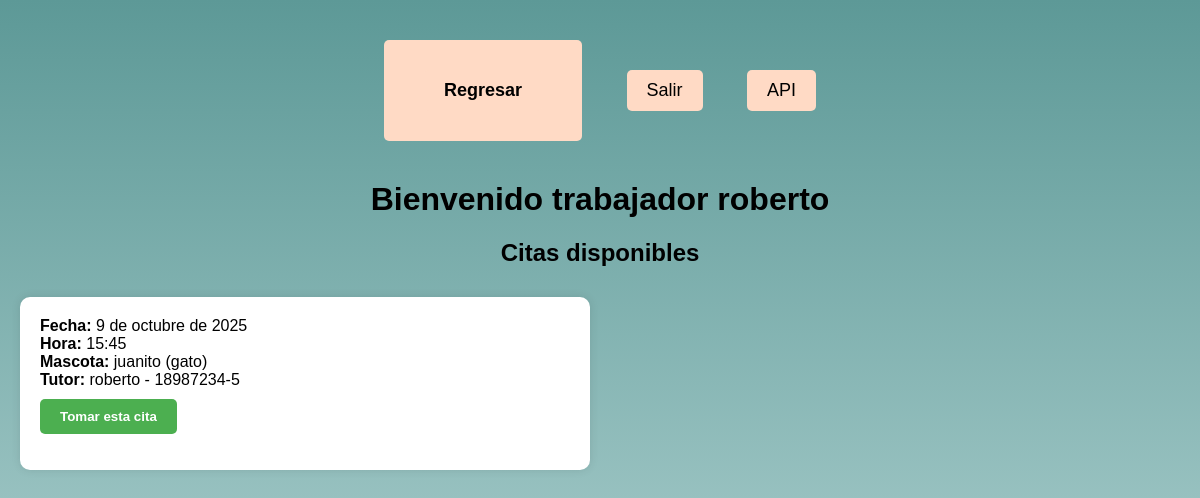
The app's page /Trabajadores/ (signed in), older data.
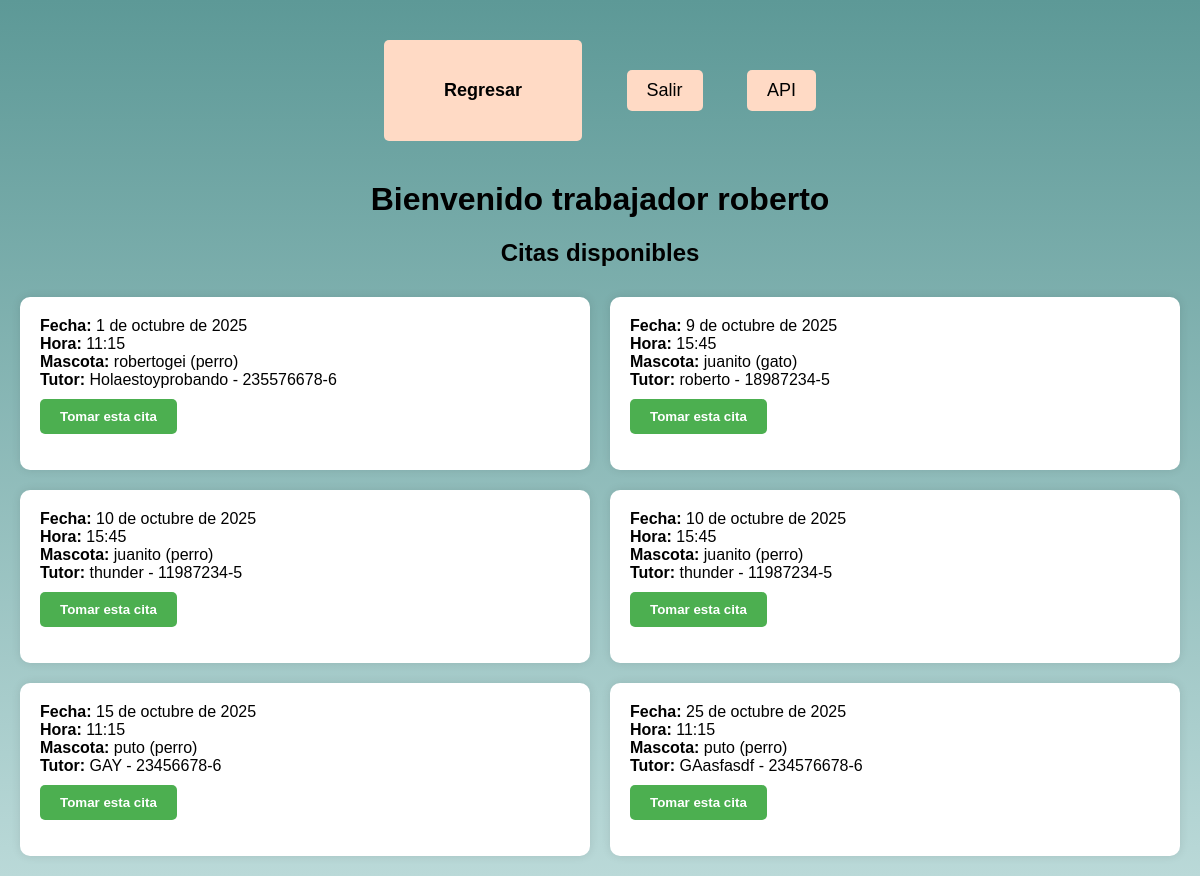
The same page, newer data.
### appvet/models.py (models this page shows, shortened)
class UserVeterinaria(AbstractUser):
    es_trabajador = models.BooleanField(default=False)
    es_cliente = models.BooleanField(default=False)

class Cita(models.Model):
    nombre_propietario = models.CharField(max_length=100)
    rut_propietario = models.CharField(max_length=12)
    tipo_mascota = models.CharField(max_length=20)
    nombre_mascota = models.CharField(max_length=100)
    fecha_cita = models.DateField()
    hora_cita = models.TimeField()
    propietario = models.ForeignKey(UserVeterinaria, on_delete=models.CASCADE, null=True, blank=True)
    trabajador_asignado = models.ForeignKey(
        settings.AUTH_USER_MODEL,
        on_delete=models.SET_NULL,
        null=True,
        blank=True,
        related_name='citas_asignadas'
    )

### appvet/views.py (the view)
# urls.py: path('Trabajadores/', views.panel_trabajador, name='trabajador'),
@login_required
def panel_trabajador(request):
    citas = Cita.objects.all().order_by('fecha_cita', 'hora_cita')
    print("citas encontradas: ", Cita.objects.count())
    if request.method == 'POST':
        cita_id = request.POST.get('cita_id')
        cita = Cita.objects.get(id=cita_id)
        if not cita.trabajador_asignado:
            cita.trabajador_asignado = request.user
            cita.save()
    return render(request, 'trabajadores.html', {
        'UserVeterinaria': request.user,
        'citas': citas
    })

### appvet/templates/trabajadores.html (shortened to what this page needs)
<head>
    <link rel="stylesheet" href="/static/style_revhrtrab.css">
</head>
<body>
  <a href="/" class="a h1"><h1>Regresar</h1></a>
  <a href="{% url 'logoutT' %}">Salir</a>
  <a href="{% url 'API' %}">API</a>
  <h1>Bienvenido trabajador {{ UserVeterinaria.username }}</h1>
  <h2>Citas disponibles</h2>
<div class="citas-grid">
  {% for cita in citas %}
    <div class="cita-card">
      <strong>Fecha:</strong> {{ cita.fecha_cita }}<br>
      <strong>Hora:</strong> {{ cita.hora_cita }}<br>
      <strong>Mascota:</strong> {{ cita.nombre_mascota }} ({{ cita.tipo_mascota }})<br>
      <strong>Tutor:</strong> {{ cita.nombre_propietario }} - {{ cita.rut_propietario }}<br>
      {% if cita.trabajador_asignado %}
        <p><strong>Asignada a:</strong> {{ cita.trabajador_asignado.username }}</p>
      {% else %}
        <form method="post" style="margin-top: 10px;">
          <button type="submit">Tomar esta cita</button>
        </form>
      {% endif %}
    </div>
  {% endfor %}
</div>
</body>

### appvet/static/style_revhrtrab.css (style rules this page uses)
body { font-family: Arial, sans-serif; margin: 0; padding: 20px; background: linear-gradient(to bottom, #5D9997, #BAD9D8); text-align: center; }
a { font-size: 18px; margin: 20px; padding: 10px 20px; background-color: #FFDAC5; color: black; border-radius: 5px; text-decoration: none; display: inline-block; }
h1 { margin-top: 20px; }
.citas-grid { display: grid; grid-template-columns: repeat(2, 1fr); gap: 20px; justify-content: center; margin-top: 30px; }
.cita-card { background-color: #ffffff; padding: 20px; border-radius: 10px; box-shadow: 0 0 10px rgba(0,0,0,0.1); text-align: left; }
button[type="submit"] { background-color: #4CAF50; color: white; border: none; padding: 10px 20px; border-radius: 5px; cursor: pointer; font-weight: bold; transition: background-color 0.3s ease; }
a h1 { font-size: 18px; margin: 20px; padding: 10px 20px; background-color: #FFDAC5; color: black; border-radius: 5px; text-decoration: none; display: inline-block; }

Row changes from the older to the newer data that the page shows:
added Cita: fecha_cita "1 de octubre de 2025", hora_cita "11:15", nombre_mascota "robertogei", tipo_mascota "perro", nombre_propietario "Holaestoyprobando", rut_propietario "235576678-6"
added Cita: fecha_cita "10 de octubre de 2025", hora_cita "15:45", nombre_mascota "juanito", tipo_mascota "perro", nombre_propietario "thunder", rut_propietario "11987234-5"
added Cita: fecha_cita "10 de octubre de 2025", hora_cita "15:45", nombre_mascota "juanito", tipo_mascota "perro", nombre_propietario "thunder", rut_propietario "11987234-5"
added Cita: fecha_cita "15 de octubre de 2025", hora_cita "11:15", nombre_mascota "puto", tipo_mascota "perro", nombre_propietario "GAY", rut_propietario "23456678-6"
added Cita: fecha_cita "25 de octubre de 2025", hora_cita "11:15", nombre_mascota "puto", tipo_mascota "perro", nombre_propietario "GAasfasdf", rut_propietario "234576678-6"
